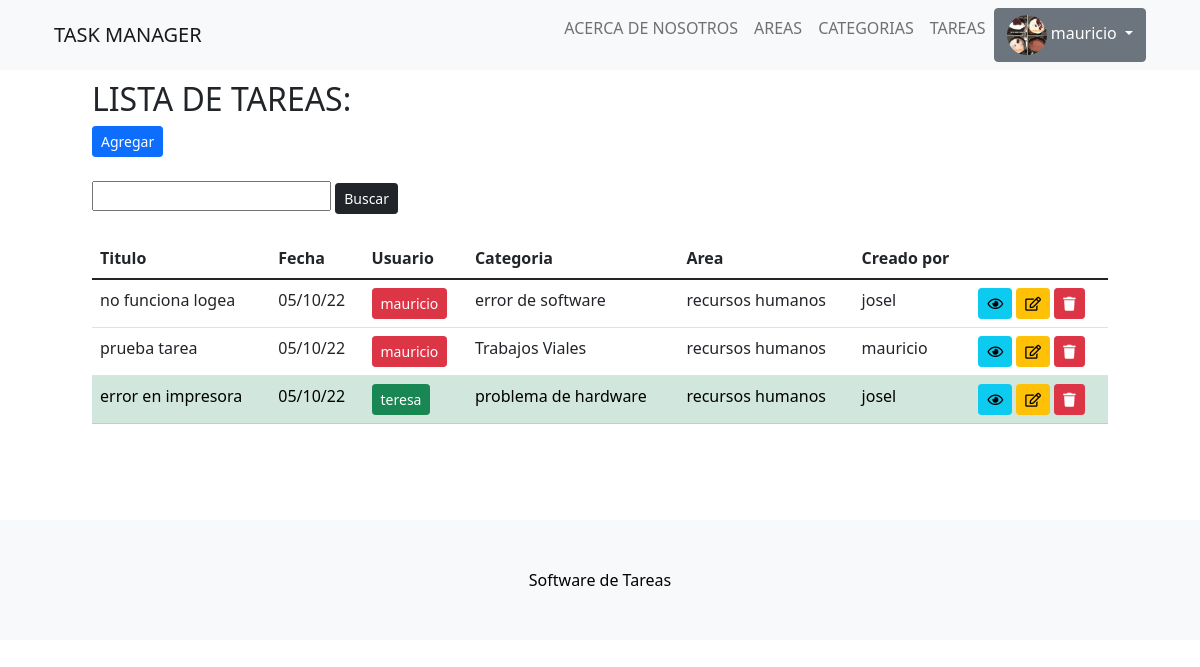
/tareas/ (signed in), run on an earlier commit of the app's database.
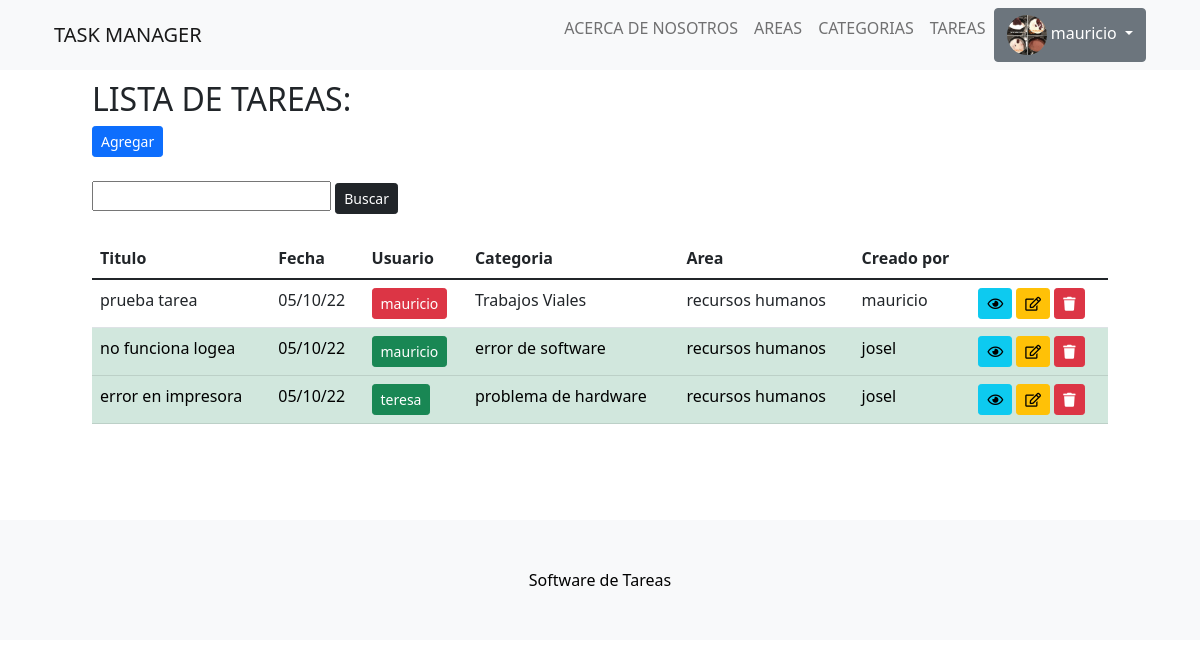
And on a later commit of the database.
### app_tareas/models.py (models this page shows, shortened)
class Tarea(models.Model):
    usuario = models.ForeignKey(User,null=False, on_delete=models.CASCADE)
    titulo = models.CharField(max_length=200,null=False)
    descripcion = models.TextField(null=False)
    completo = models.BooleanField(default=False)
    creado = models.DateTimeField(auto_now_add=True)
    categoria = models.ForeignKey(Categoria,null=False,on_delete=models.PROTECT)
    usuario_carga = models.CharField(max_length=61,null=True)
    area = models.ForeignKey(Area,null=False,on_delete=models.PROTECT)
    class Meta:
        ordering = ['completo']

class Categoria(models.Model):
    descripcion = models.CharField(max_length=100)
    def __str__(self):
        return self.descripcion

class Area(models.Model):
    descripcion = models.CharField(max_length=100)
    nota = models.CharField(max_length=200)
    def __str__(self):
        return self.descripcion

### app_tareas/views.py (the view)
# urls.py: path('tareas/', ListaTareas.as_view(), name ='tareas'),
class ListaTareas(LoginRequiredMixin, ListView):
    model = Tarea
    context_object_name = 'tareas'
    template_name = 'app_tareas/tareas/lista_tareas.html'
    def get_context_data(self, **kwargs):
        context = super().get_context_data(**kwargs)
        valor_buscado = self.request.GET.get('buscar') or ''
        if valor_buscado:
            context['tareas'] = context['tareas'].filter(titulo__icontains=valor_buscado)
        context['valor_buscado'] =  valor_buscado
        return context

### app_tareas/templates/app_tareas/tareas/lista_tareas.html (shortened to what this page needs)
{% extends 'app_tareas/plantilla_base.html' %}
{% block contenido %}
<div class = 'container'>
    <h2>LISTA DE TAREAS:</h2>
    <a href="{% url 'crear_tarea' %}" class="btn btn-primary btn-sm">Agregar</a>
</div>
<br>
<div class="container">
    <form action="" method="GET">
        <input type="text" name="buscar" value = "{{valor_buscado}}">
        <input type="submit" value="Buscar" class="btn btn-dark btn-sm">
    </form>
</div>
<br>
<div class ='container'>
    <div class = 'row'>
        <div class = 'col'>
            <table class = 'table table-hover table-responsive-sm overflow-y: hidden'>
                <thead>
                    <tr>
                        <th>Titulo</th>
                        <th>Fecha</th>
                        <th>Usuario</th>
                        <th>Categoria</th>
                        <th>Area</th>
                        <th>Creado por</th>
                        <th></th>
                    </tr>
                </thead>
                <tbody>
                    {% for i in tareas %}
                    <tr>
                        {% if i.completo %}
                            <td class="table-success">{{i.titulo}}</td>
                            <td class="table-success">{{i.creado|date:"d/m/y"}}</td>
                            <td class="table-success"><a href="{% url 'tarea_usuario' i.usuario_id %}" class="btn btn-success btn-sm">{{i.usuario}}</a></td>
                            <td class="table-success">{{i.categoria}}</td>
                            <td class="table-success">{{i.area}}</td>
                            <td class="table-success">{{i.usuario_carga}}</td>
                            <td class="table-success"><a id = visualizar href="{% url 'tarea' i.id %}" class="btn  btn-info btn-sm"><i class="far fa-eye"></i></a>
                            <a id = editar href="{% url 'editar_tarea' i.id %}" class="btn btn-warning btn-sm"><i class="far fa-edit"></i></a>
                            <a id = eliminar href="{% url 'eliminar_tarea' i.id %}" class="btn btn-danger btn-sm"><i class="fas fa-trash"></i></a></td>
                        {% else %}
                            <td>{{i.titulo}}</td>
                            <td>{{i.creado|date:"d/m/y"}}</td>
                            <td><a href="{% url 'tarea_usuario' i.usuario_id %}" class="btn btn-danger btn-sm">{{i.usuario}}</a></td>
                            <td>{{i.categoria}}</td>
                            <td>{{i.area}}</td>
                            <td>{{i.usuario_carga}}</td>
                            <td><a id = visualizar href="{% url 'tarea' i.id %}" class="btn  btn-info btn-sm"><i class="far fa-eye"></i></a>
                            <a  id = editar href="{% url 'editar_tarea' i.id %}" class="btn btn-warning btn-sm"><i class="far fa-edit"></i></a>
                            <a  id = eliminar href="{% url 'eliminar_tarea' i.id %}" class="btn btn-danger btn-sm"><i class="fas fa-trash"></i></a></td>
                        {% endif %}
                    </tr>
                    {% empty %}
                    <h3> No hay elementos en esta lista </h3>
                    {% endfor %}
                </tbody>
            </table>
        </div>
    </div>
</div>
{% endblock contenido %}

What changed in the data, as far as the page shows it:
shown differently, row unchanged: Tarea "prueba tarea": moves up the list
changed Tarea "no funciona logea": completo False → True (drawn)
